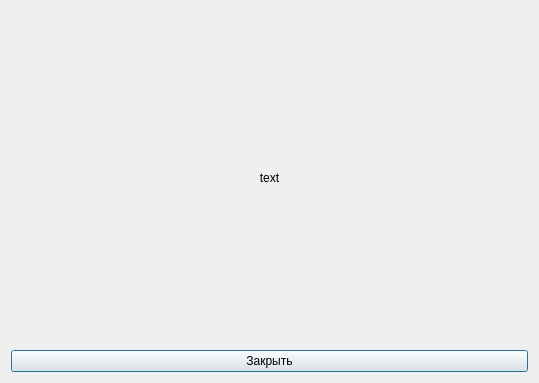
<?xml version="1.0" encoding="UTF-8"?>
<ui version="4.0">
 <class>aboutpopup</class>
 <widget class="QDialog" name="aboutpopup">
  <property name="geometry">
   <rect>
    <x>0</x>
    <y>0</y>
    <width>539</width>
    <height>383</height>
   </rect>
  </property>
  <property name="windowTitle">
   <string>Dialog</string>
  </property>
  <layout class="QGridLayout" name="gridLayout">
   <item row="0" column="0">
    <layout class="QVBoxLayout" name="verticalLayout">
     <item>
      <widget class="QLabel" name="label">
       <property name="sizePolicy">
        <sizepolicy hsizetype="Expanding" vsizetype="Preferred">
         <horstretch>0</horstretch>
         <verstretch>0</verstretch>
        </sizepolicy>
       </property>
       <property name="text">
        <string>text</string>
       </property>
       <property name="alignment">
        <set>Qt::AlignCenter</set>
       </property>
      </widget>
     </item>
     <item>
      <widget class="QPushButton" name="pushButton">
       <property name="text">
        <string>Закрыть</string>
       </property>
      </widget>
     </item>
    </layout>
   </item>
  </layout>
 </widget>
 <resources/>
 <connections>
  <connection>
   <sender>pushButton</sender>
   <signal>clicked()</signal>
   <receiver>aboutpopup</receiver>
   <slot>reject()</slot>
   <hints>
    <hint type="sourcelabel">
     <x>271</x>
     <y>347</y>
    </hint>
    <hint type="destinationlabel">
     <x>322</x>
     <y>281</y>
    </hint>
   </hints>
  </connection>
 </connections>
</ui>
